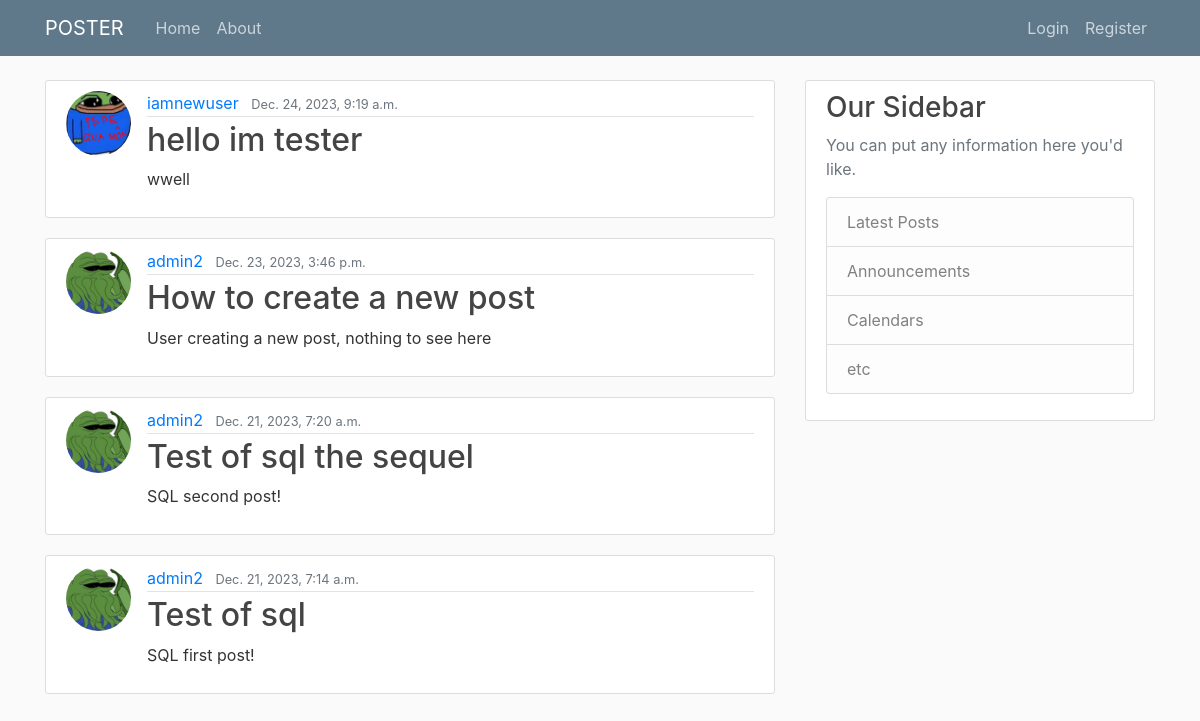
The page / on the database its author committed.
### forum/models.py (models this page shows, shortened)
class Post(models.Model):
    title = models.CharField(max_length = 100)
    content = models.TextField()
    date = models.DateTimeField(default = timezone.now)
    author = models.ForeignKey(User, on_delete = models.CASCADE)

### users/models.py (models this page shows, shortened)
class Profile(models.Model):
    user = models.OneToOneField(User, on_delete=models.CASCADE)
    image = models.ImageField(default='default.jpg', upload_to='profile_pics')

### forum/views.py (the view)
# urls.py: path('', PostListView.as_view(), name='Forum-home'),
class PostListView(ListView):
    model = Post
    template_name = 'forum/home.html'
    context_object_name = 'posts'
    ordering = ['-date']

### forum/templates/forum/home.html
{% extends "forum/base.html" %}
{% block content %}
    {% for post in posts %}
    <article class="media content-section">
      <img class="rounded-circle article-img" src="{{ post.author.profile.image.url }}">
        <div class="media-body">
          <div class="article-metadata">
            <a class="mr-2" href="#">{{ post.author }}</a>
            <small class="text-muted">{{ post.date }}</small>
          </div>
          <h2><a class="article-title" href="{% url 'post-detail' post.id %}">{{ post.title }}</a></h2>
          <p class="article-content">{{ post.content }}</p>
        </div>
      </article>
    {% endfor %}
{% endblock content %}

### forum/templates/forum/base.html (shortened to what this page needs)
{% load static %}
<!DOCTYPE html>
<html lang="en">
<head>
    <link rel="stylesheet" href="https://cdn.jsdelivr.net/npm/bootstrap@4.3.1/dist/css/bootstrap.min.css">
    <link rel="stylesheet" type="text/css" href="{% static 'forum/main.css' %}">
</head>
<body>
    <header class="site-header">
        <nav class="navbar navbar-expand-md navbar-dark bg-steel fixed-top">
          <div class="container">
            <a class="navbar-brand mr-4" href="{% url 'Forum-home' %}">POSTER</a>
            <div class="collapse navbar-collapse" id="navbarToggle">
              <div class="navbar-nav mr-auto">
                <a class="nav-item nav-link" href="{% url 'Forum-home' %}">Home</a>
                <a class="nav-item nav-link" href="{% url 'About Us' %}">About</a>
              </div>
              <div class="navbar-nav">
                {% if user.is_authenticated %}
                <a class="nav-item nav-link" href="{% url 'post-create' %}">New Post</a>
                <a class="nav-item nav-link" href="{% url 'profile' %}">My Profile</a>
                <a class="nav-item nav-link" href="{% url 'logout' %}">Leave</a>
                {% else %}
                <a class="nav-item nav-link" href="{% url 'login' %}">Login</a>
                <a class="nav-item nav-link" href="{% url 'register' %}">Register</a>
                {% endif %}
              </div>
            </div>
          </div>
        </nav>
      </header>
      <main role="main" class="container">
        <div class="row">
          <div class="col-md-8">
            {% block content %}{% endblock %}
          </div>
          <div class="col-md-4">
            <div class="content-section">
              <h3>Our Sidebar</h3>
              <p class='text-muted'>You can put any information here you'd like.
                <ul class="list-group">
                  <li class="list-group-item list-group-item-light">Latest Posts</li>
                  <li class="list-group-item list-group-item-light">Announcements</li>
                  <li class="list-group-item list-group-item-light">Calendars</li>
                  <li class="list-group-item list-group-item-light">etc</li>
                </ul>
              </p>
            </div>
          </div>
        </div>
      </main>
</body>
</html>

### forum/static/forum/main.css (style rules this page uses)
body { background: #fafafa; color: #333333; margin-top: 5rem; }
h1, h2, h3, h4, h5, h6 { color: #444444; }
ul { margin: 0; }
.bg-steel { background-color: #5f788a; }
.site-header .navbar-nav .nav-link { color: #cbd5db; }
.content-section { background: #ffffff; padding: 10px 20px; border: 1px solid #dddddd; border-radius: 3px; margin-bottom: 20px; }
.article-title { color: #444444; }
.article-content { white-space: pre-line; }
.article-img { height: 65px; width: 65px; margin-right: 16px; }
.article-metadata { padding-bottom: 1px; margin-bottom: 4px; border-bottom: 1px solid #e3e3e3 }

### rows shown on the page
Post: author.profile.image (picture), author "iamnewuser", date "Dec. 24, 2023, 9:19 a.m.", title "hello im tester", content "wwell"
Post: author.profile.image (picture), author "admin2", date "Dec. 23, 2023, 3:46 p.m.", title "How to create a new post", content "User creating a new post, nothing to see here"
Post: author.profile.image (picture), author "admin2", date "Dec. 21, 2023, 7:20 a.m.", title "Test of sql the sequel", content "SQL second post!"
Post: author.profile.image (picture), author "admin2", date "Dec. 21, 2023, 7:14 a.m.", title "Test of sql", content "SQL first post!"
